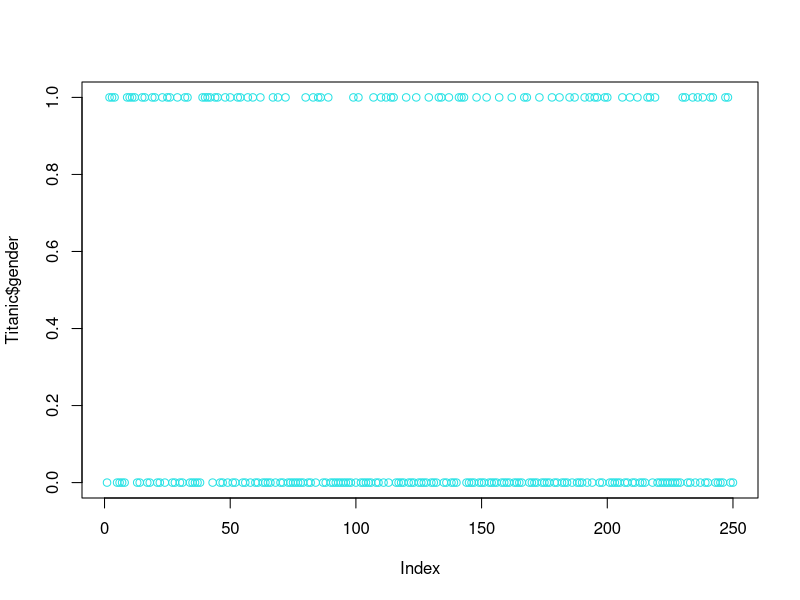
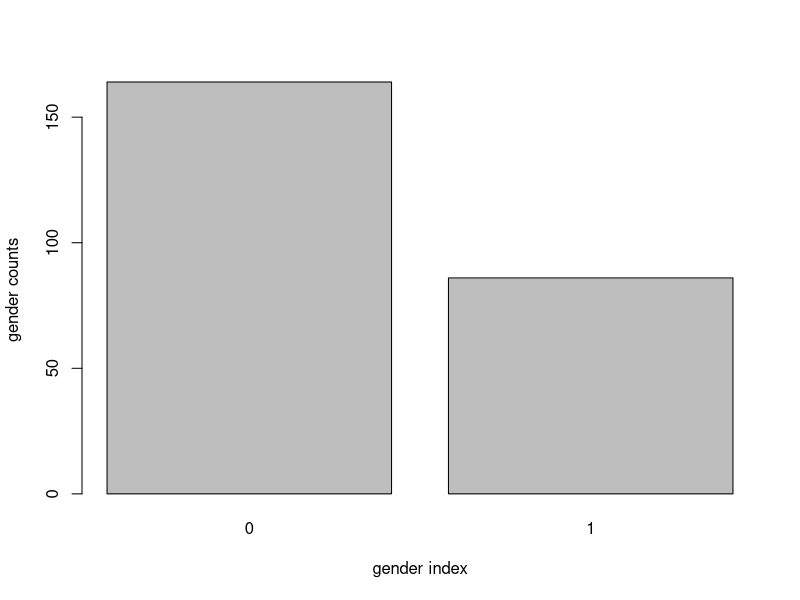
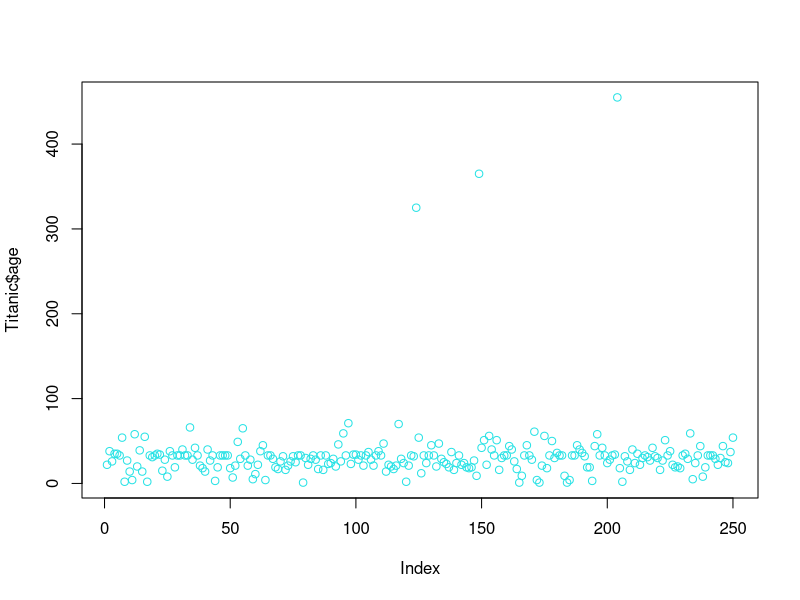
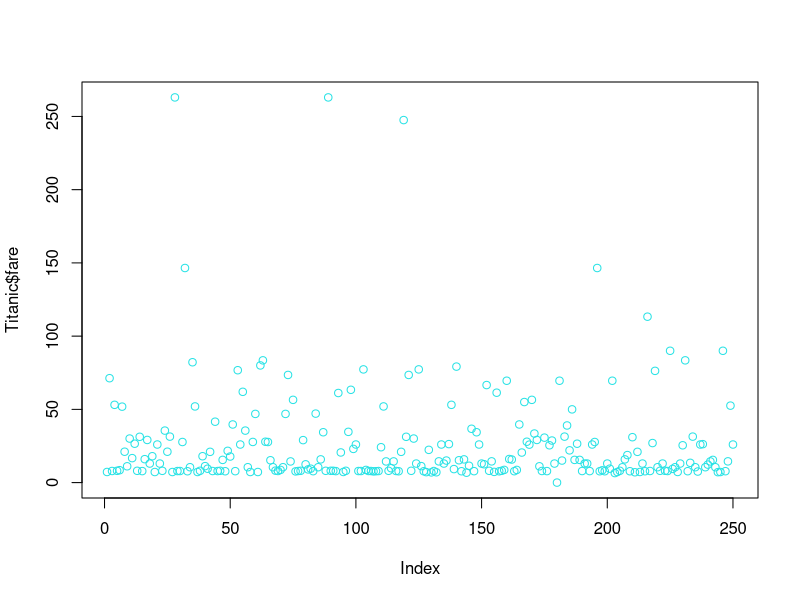
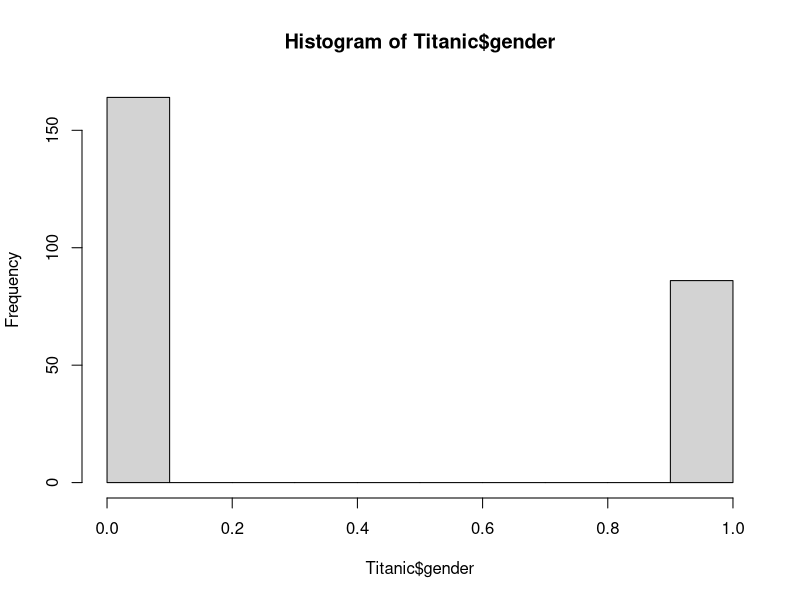
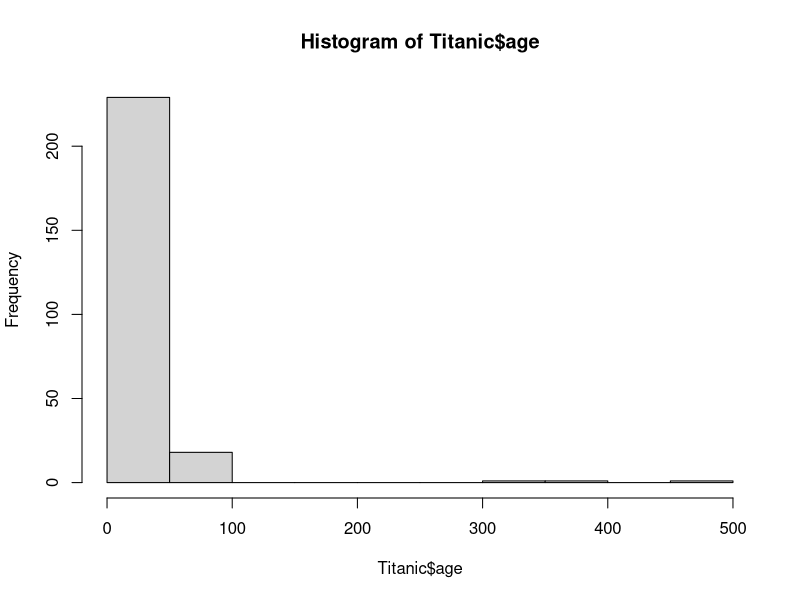
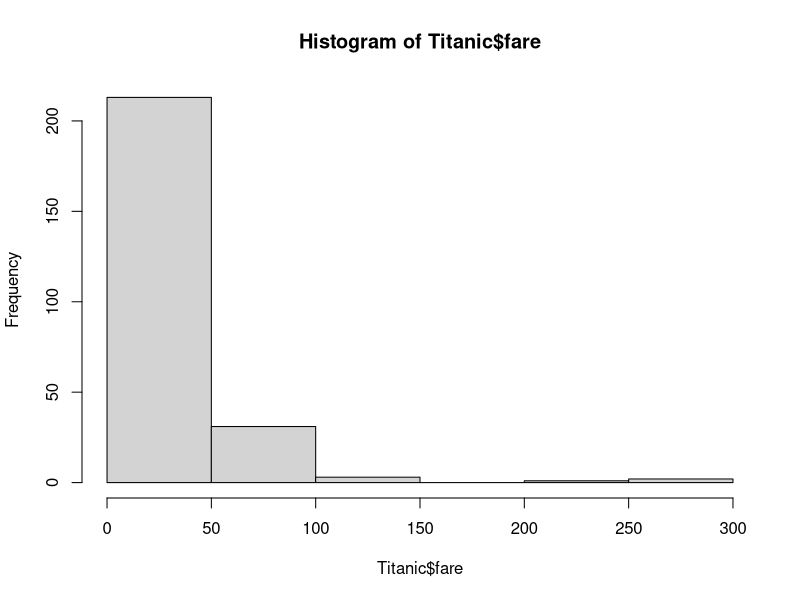

Recreate these plots in R, in order.
Titanic<-read.csv("Titanic - Modified.csv")
print(Titanic)



missing_values <- colSums(is.na(Titanic))
print(missing_values)
print(Titanic)


library(dplyr)
install.packages("dplyr")

colnames(Titanic)


options(max.print = 2511)
print(Titanic)





Titanic$gender <- ifelse(is.na(Titanic$gender), mean(Titanic$gender, na.rm = TRUE), Titanic$gender)
print(Titanic)

Titanic$age <- ifelse(is.na(Titanic$age), mean(Titanic$age, na.rm = TRUE), Titanic$age)
Titanic$age <- as.numeric(as.character(Titanic$age))
mean_age <- mean(Titanic$age, na.rm = TRUE)
Titanic$age[is.na(Titanic$age) | !is.finite(Titanic$age)] <- mean_age
print(Titanic)

Titanic$gender <-as.numeric(format(round(Titanic$gender,0)))
Titanic$age <-as.numeric(format(round(Titanic$age,0)))
Titanic$fare <-as.numeric(format(round(Titanic$fare,2)))
print(Titanic)
plot(Titanic$gender, col=5)
print(Titanic)

gender_counts <-table(Titanic$gender)
barplot(gender_counts,names.arg = c("0","1"),xlab = "gender index", ylab = "gender counts")


plot(Titanic$age,col=5)

plot(Titanic$fare,col=5)

mean(Titanic$gender)
median(Titanic$gender)
var(Titanic$gender)
sd(Titanic$gender)

mean(Titanic$age)
median(Titanic$age)
var(Titanic$age)
sd(Titanic$age)


mean(Titanic$fare)
median(Titanic$fare)
var(Titanic$fare)
sd(Titanic$fare)


hist(Titanic$gender)
hist(Titanic$age)
hist(Titanic$fare)

install.packages("deplyr")
install.packages("matrixStats")
library(matrixStats)


library(dplyr)

Titanic%>% summarise_if(is.numeric,sd)
